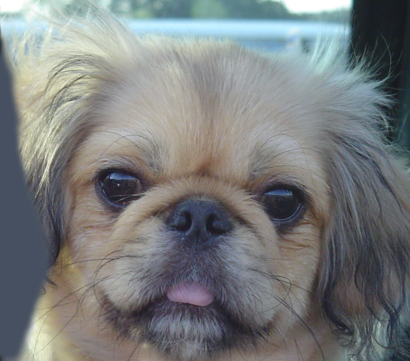
%> input picture Week5_monday/data/dog.bmp, 410 x 361 px
$ octave week5lab3.m   (GNU Octave 9; MATLAB toolbox functions it lacks are replaced by stand-ins)
%> lines starting %> are read from the running program, lines starting %| are printed output that depends on the picture; in (x1, y1, x2, y2) boxes, pixels count from 0 and x2, y2 are one past the last pixel; in counts of white or black regions, pixels touching at a corner belong together; the program's own positions count from 1
% Author: Abdallah S. Abdallah aua639@psu.edu


clear;
clc;

close all; % closes all figures

%% Setup
image1 = imread('./data/dog.bmp');
%> image1 is the input picture: size 361x410x3 uint8; mean R, G, B 121.2, 124.5, 125
image2 = imread('./data/cat.bmp');
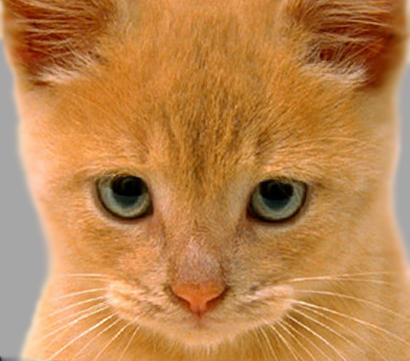
%> input picture Week5_monday/data/cat.bmp, 410 x 361 px
%> image2 is the input picture: size 361x410x3 uint8; mean R, G, B 188.3, 132.5, 77.1
image3 = imread('./data/bird.bmp');
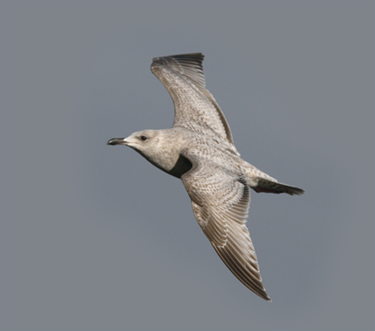
%> input picture Week5_monday/data/bird.bmp, 375 x 331 px
%> image3 is the input picture: size 331x375x3 uint8; mean R, G, B 127.7, 131.3, 136.8
image4 = imread('./data/fish.bmp');
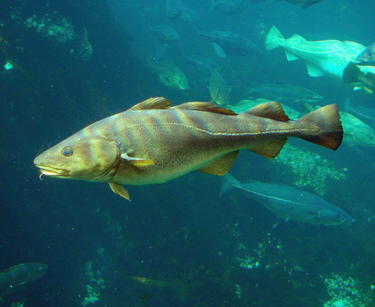
%> input picture Week5_monday/data/fish.bmp, 375 x 307 px
%> image4 is the input picture: size 307x375x3 uint8; mean R, G, B 27.2, 95.5, 98.4

image1double = double (image1)/255;
image2double = double (image2)/255;
image3double = double (image3)/255;
image4double = double (image4)/255;

image1_gray = rgb2gray(image1);
image2_gray = rgb2gray(image2);
image3_gray = rgb2gray(image3);
image4_gray = rgb2gray(image4);

[im1h, im1w] = size(image1_gray);
%> im1h = 361; im1w = 410
[im2h, im2w] = size(image2_gray);
%> im2h = 361; im2w = 410
[im3h, im3w] = size(image3_gray);
%> im3h = 331; im3w = 375
[im4h, im4w] = size(image4_gray);
%> im4h = 307; im4w = 375

out13 = imresize(image1_gray,[360 410]);
out14 = imresize(image2_gray,[360 410]);
out15 = imresize(image3_gray,[360 410]);
out16 = imresize(image4_gray,[360 410]);

out_mat = [out14 out15; out16 out13];

Smp1 = imresize(image1_gray, 2, 'nearest');
Smp2 = imresize(out_mat, 2, 'bilinear');
Smp3 = imresize(image1_gray, 2, 'bicubic');

smp1 = edge(Smp1, 'canny');
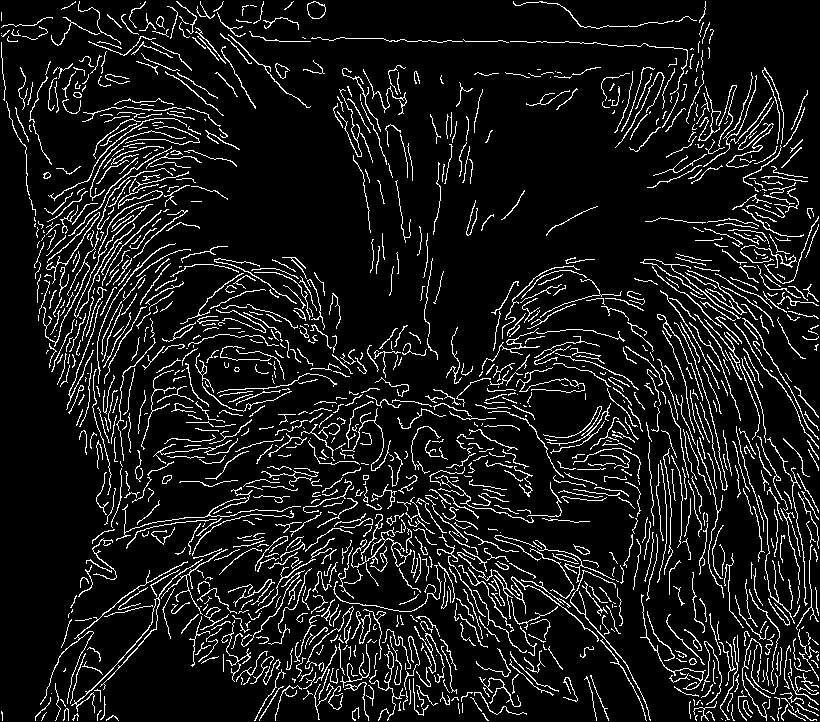
%> smp1: size 722x820 logical; 9.9% white in thin lines or dots
smp2 = edge(Smp2, 'canny');
%> smp2: size 1440x1640 logical; 5.7% white in thin lines or dots
smp3 = edge(Smp3, 'canny');
%> smp3: size 722x820 logical; 9.9% white in thin lines or dots


se = strel('disk',10);
s1=imclose(smp1, se);
%> s1: size 722x820 logical; 55.2% white; 54 black regions, largest, box (x1, y1, x2, y2) and area: (0, 0, 820, 722) 203016, (499, 496, 633, 562) 4994, (73, 536, 177, 619) 3915
s2=imclose(smp2, se);
%> s2: size 1440x1640 logical; 32.9% white; 68 white regions (1 under 20 px), largest, box (x1, y1, x2, y2) and area: (1, 1, 1639, 1439) 564171, (73, 884, 821, 1240) 84471, (1054, 115, 1485, 654) 67925
s3=imclose(smp3, se);
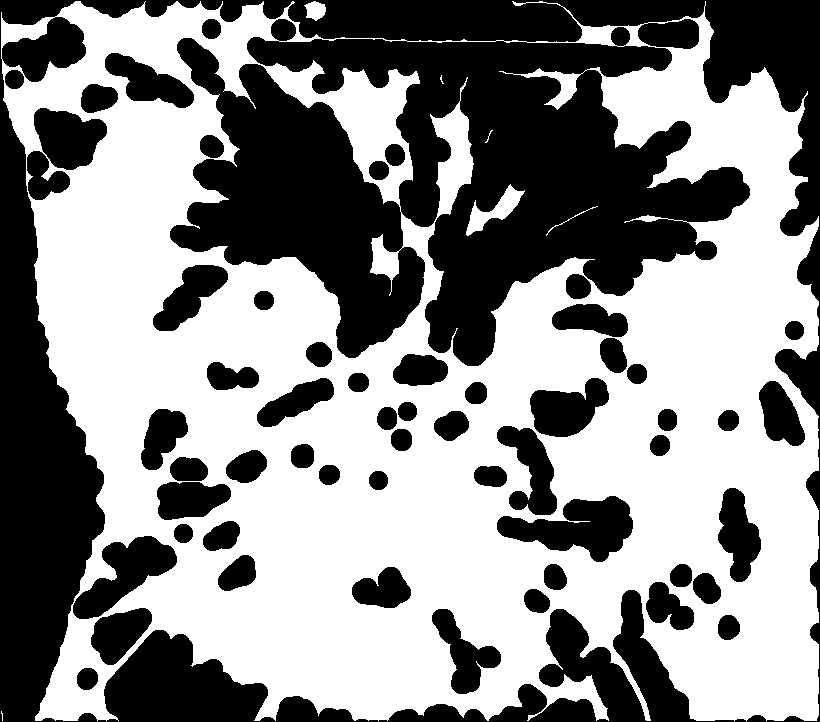
%> s3: size 722x820 logical; 55.2% white; 57 black regions, largest, box (x1, y1, x2, y2) and area: (0, 0, 820, 722) 202494, (497, 496, 633, 562) 4898, (73, 536, 177, 619) 3951

figure;imshow(s1);
figure;imshow(s2);
figure;imshow(s3);

s2=imfill(s2, 'holes');
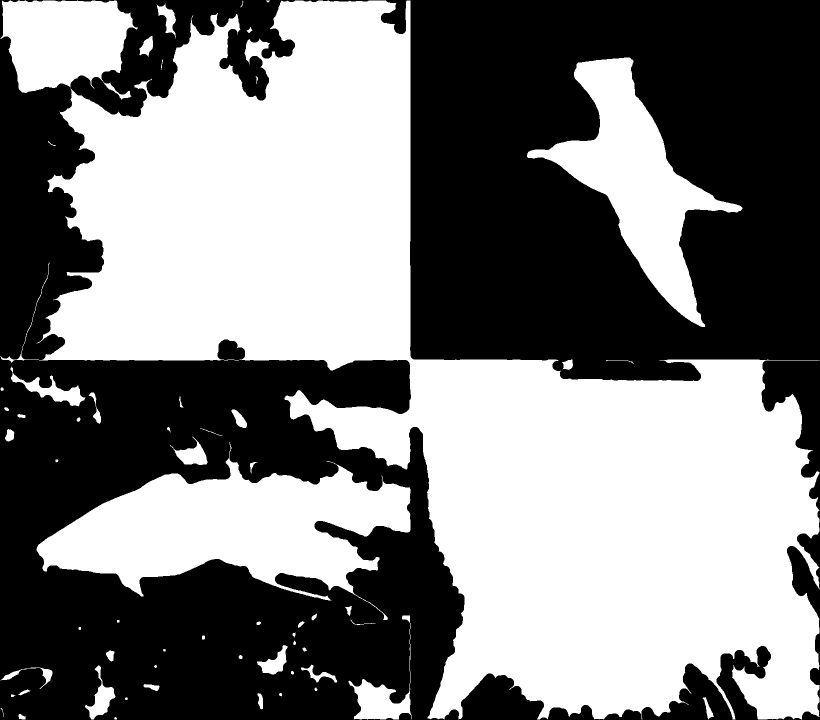
%> s2: size 1440x1640 logical (shown at 1/2 size); 49.8% white; 61 white regions (1 under 20 px), largest, box (x1, y1, x2, y2) and area: (1, 1, 1639, 1439) 926805, (73, 884, 821, 1240) 118064, (1054, 115, 1485, 654) 69548

f= Smp2.*uint8(s2);
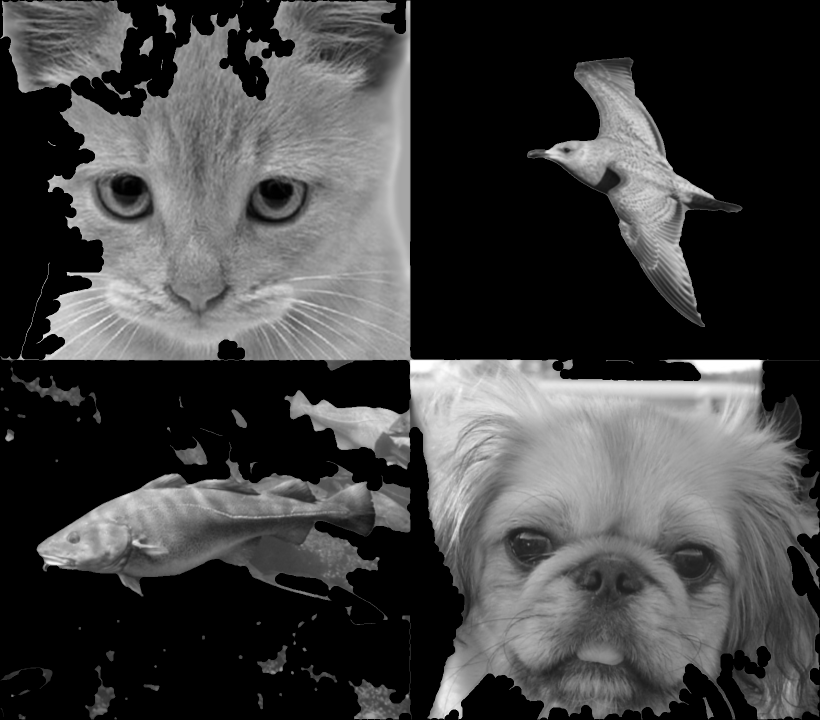
%> f: size 1440x1640 uint8 (shown at 1/2 size); min 0, max 255, mean 65.1
figure;imshow(f);


%dilateBW = imdilate(originalBW,se);
%figure, imshow(dilateBW);title('dilateBW');


%erodeBW = imerode(originalBW,se);
%figure, imshow(erodeBW); title('erodeBW');


%openBW = imopen(originalBW,se);
%figure, imshow(openBW); title('openBW');


%closeBW = imclose(originalBW,se);
%figure, imshow(closeBW); title('closeBW');

%% Using SE = strel('square',W)
% disp('hit any key to continue');
% pause;
%
% se = strel('square',10);
% dilateBW = imdilate(originalBW,se);
% figure, imshow(dilateBW);title('dilateBW');
%
%
% erodeBW = imerode(originalBW,se);
% figure, imshow(erodeBW); title('erodeBW');
%
%
% openBW = imopen(originalBW,se);
% figure, imshow(openBW); title('openBW');
%
%
% closeBW = imclose(originalBW,se);
% figure, imshow(closeBW); title('closeBW');
